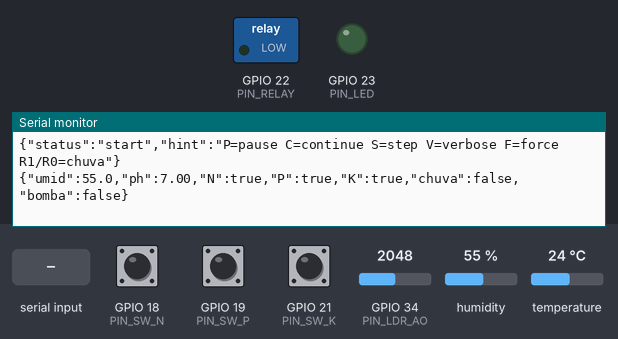
Bench run of a sketch on a simulated ESP32. Shown: switched loads named in the sketch (green lamp = pin HIGH), output pins drawn as LEDs (lit = HIGH), the last lines printed to the serial monitor. Inputs (shaded band) come from the test bench; at power-on: GPIO 18 (PIN_SW_N) HIGH, GPIO 19 (PIN_SW_P) HIGH, GPIO 21 (PIN_SW_K) HIGH, GPIO 34 (PIN_LDR_AO) = 2048, humidity 55 %, temperature 24 °C (analog values on the 0–4095 scale).

Above: at 1.2 s.
1.3 s: GPIO 18 (PIN_SW_N) pulled LOW for 1 s
At 2.3 s:
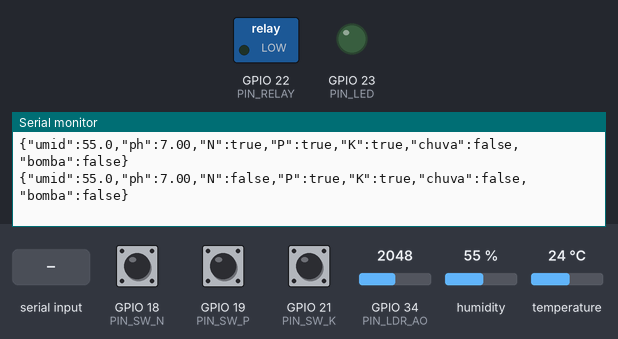
3.8 s: GPIO 19 (PIN_SW_P) pulled LOW for 1 s
At 4.7 s:
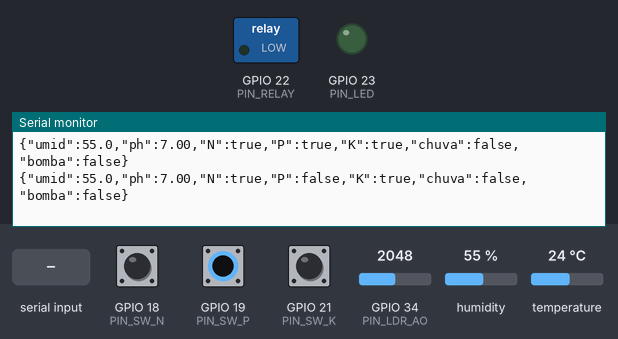
6.3 s: GPIO 21 (PIN_SW_K) pulled LOW for 1 s
At 7.2 s:
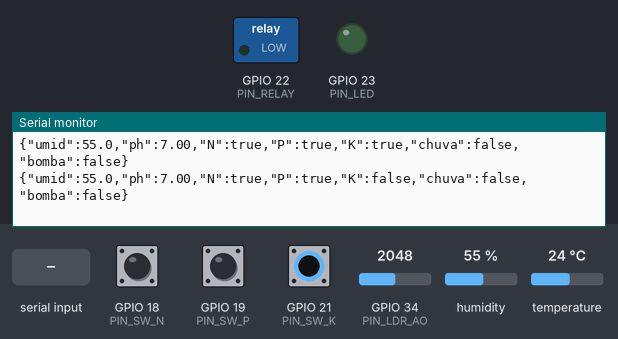
8.8 s: "P" received over Serial
At 10.0 s:
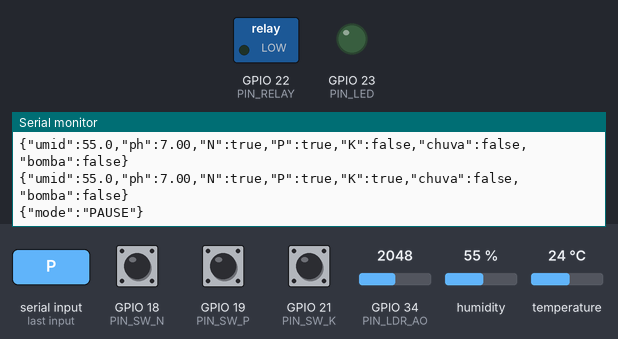
10.3 s: "C" received over Serial
At 11.2 s:
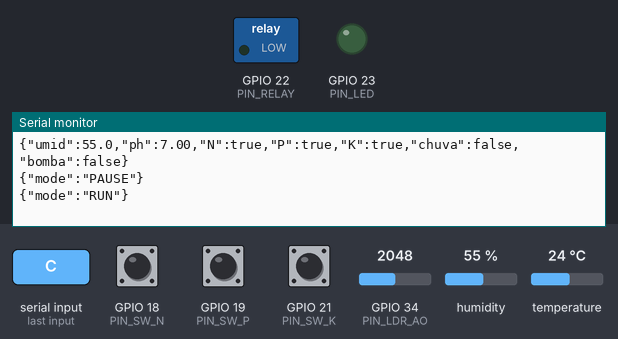
11.8 s: "S" received over Serial
At 12.3 s:
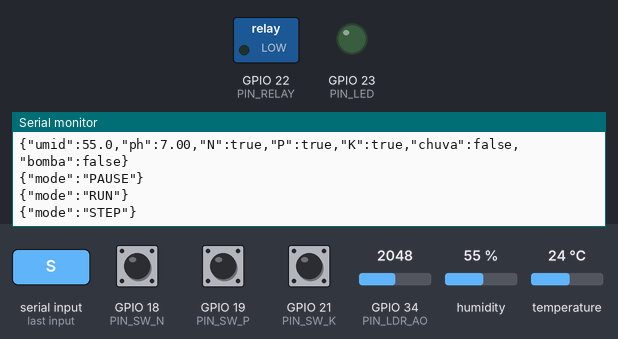

Measured:
- after the input at 1.3 s, the serial monitor: prints a new line after 0.50 s (image 1)
- after the input at 3.8 s, the serial monitor: prints a new line after 0.40 s (image 2)
- after the input at 6.3 s, the serial monitor: prints a new line after 0.30 s (image 3)
- after the input at 8.8 s, the serial monitor: prints a new line at once (image 4)
- after the input at 10.3 s, the serial monitor: prints a new line at once (image 5)
- after the input at 11.8 s, the serial monitor: prints a new line at once (image 6)

The sketch:

prog1.ino
```cpp
/* FarmTech Fase 2 – ESP32 (NPK com SLIDE SWITCH)
 * Pinagem:
 *  DHT22 ............ GPIO15
 *  LDR (AO invertido) ADC34
 *  Switches N,P,K ... GPIO18, 19, 21  (SPDT: COM->GPIO, lado A->3V3, lado B->GND)
 *  RELÉ (bomba) ..... GPIO22
 *  LED indicador .... GPIO23
 */

#include <Arduino.h>
#include <DHT.h>

#define PIN_DHT      15
#define DHTTYPE      DHT22
#define PIN_LDR_AO   34

#define PIN_SW_N     18
#define PIN_SW_P     19
#define PIN_SW_K     21

#define PIN_RELAY    22
#define PIN_LED      23

const bool RELAY_ACTIVE_HIGH = true;

// Alvos (ex.: tomate)
const float PH_MIN  = 6.0;
const float PH_MAX  = 6.8;
const float HUM_ON  = 35.0;  // liga
const float HUM_OFF = 45.0;  // desliga (histerese)

// Ritmos
unsigned long LOOP_MS  = 600;
unsigned long PRINT_MS = 1500;

// Média móvel da umidade
const uint8_t HUM_WINDOW = 5;

DHT dht(PIN_DHT, DHTTYPE);

// Estado
bool bombaLigada = false;
bool previsaoChuva = false;

// Console
bool paused  = false;
bool stepOne = false;
bool verbose = false;

// Média
float humBuf[HUM_WINDOW];
uint8_t humIdx = 0, humCount = 0;

// Últimos valores impressos (print-on-change)
float lastHum = NAN, lastPh = NAN;
bool  lastPump=false, lastRain=false, lastN=false, lastP=false, lastK=false;

static inline float mapf(float x,float in_min,float in_max,float out_min,float out_max){
  return (x - in_min) * (out_max - out_min) / (in_max - in_min) + out_min;
}

float addHumiditySample(float h){
  if (isnan(h)) return NAN;
  humBuf[humIdx] = h;
  humIdx = (humIdx + 1) % HUM_WINDOW;
  if (humCount < HUM_WINDOW) humCount++;
  float sum = 0;
  for (uint8_t i=0;i<humCount;i++) sum += humBuf[i];
  return sum / humCount;
}

void setRelay(bool on){
  if (RELAY_ACTIVE_HIGH) digitalWrite(PIN_RELAY, on ? HIGH : LOW);
  else                   digitalWrite(PIN_RELAY, on ? LOW  : HIGH);
  digitalWrite(PIN_LED, on ? HIGH : LOW);
  bombaLigada = on;
}

void printJSON(float hum, float ph, bool npkN, bool npkP, bool npkK){
  Serial.print("{\"umid\":");
  if (isnan(hum)) Serial.print("null"); else Serial.print(hum,1);
  Serial.print(",\"ph\":");    Serial.print(ph,2);
  Serial.print(",\"N\":");     Serial.print(npkN ? "true":"false");
  Serial.print(",\"P\":");     Serial.print(npkP ? "true":"false");
  Serial.print(",\"K\":");     Serial.print(npkK ? "true":"false");
  Serial.print(",\"chuva\":"); Serial.print(previsaoChuva ? "true":"false");
  Serial.print(",\"bomba\":"); Serial.print(bombaLigada ? "true":"false");
  Serial.println("}");
}

void handleSerial(){
  while (Serial.available()){
    char c = Serial.read();
    if (c=='P'||c=='p'){ paused = true;  Serial.println("{\"mode\":\"PAUSE\"}"); }
    else if (c=='C'||c=='c'){ paused = false; Serial.println("{\"mode\":\"RUN\"}"); }
    else if (c=='S'||c=='s'){ stepOne = true; Serial.println("{\"mode\":\"STEP\"}"); }
    else if (c=='V'||c=='v'){ verbose = !verbose; Serial.print("{\"verbose\":"); Serial.print(verbose?"true":"false"); Serial.println("}"); }
    else if (c=='F'||c=='f'){ lastHum = NAN; lastPh = NAN; } // força imprimir
    else if (c=='R'){ while (!Serial.available()) {} char v = Serial.read(); previsaoChuva = (v=='1'); Serial.print("{\"cmd\":\"previsaoChuva\",\"value\":"); Serial.print(previsaoChuva?"true":"false"); Serial.println("}"); }
  }
}

void setup(){
  Serial.begin(115200);
  dht.begin();

  // Slide switches SPDT: COM -> GPIO, lado A->3V3, lado B->GND
  pinMode(PIN_SW_N, INPUT);   // sem pullup/pulldown, pois chave fornece 3V3/0V
  pinMode(PIN_SW_P, INPUT);
  pinMode(PIN_SW_K, INPUT);

  pinMode(PIN_RELAY, OUTPUT);
  pinMode(PIN_LED, OUTPUT);
  setRelay(false);

  analogReadResolution(12);

  Serial.println("{\"status\":\"start\",\"hint\":\"P=pause C=continue S=step V=verbose F=force R1/R0=chuva\"}");
}

void loop(){
  handleSerial();

  if (paused && !stepOne) return;

  static unsigned long lastLoop = 0;
  unsigned long now = millis();
  if (now - lastLoop < LOOP_MS) return;
  lastLoop = now;
  stepOne = false;

  // --- Leitura NPK: HIGH quando a chave está para o lado do 3V3; LOW quando para o GND
  bool npkN = (digitalRead(PIN_SW_N) == HIGH);
  bool npkP = (digitalRead(PIN_SW_P) == HIGH);
  bool npkK = (digitalRead(PIN_SW_K) == HIGH);

  // --- Sensores
  float h    = dht.readHumidity();
  float hAvg = addHumiditySample(h);
  int   raw  = analogRead(PIN_LDR_AO);

  // Seu módulo AO: escuro->raw alto->pH alto (mapeamento invertido)
  float ph   = mapf(raw, 0, 4095, 14.0, 0.0);
  if (ph < 0) ph = 0; if (ph > 14) ph = 14;

  // --- Regras
  bool humOk = (!isnan(hAvg) && (hAvg < HUM_ON));
  bool phOk  = (ph >= PH_MIN && ph <= PH_MAX);
  bool npkOk = (npkN && npkP && npkK);

  if (!bombaLigada){
    if (humOk && phOk && npkOk && !previsaoChuva) setRelay(true);
  }else{
    if (previsaoChuva || !npkOk || !phOk || isnan(hAvg) || (hAvg > HUM_OFF)) setRelay(false);
  }

  // --- Impressão controlada
  bool changed =
      (isnan(lastHum) != isnan(hAvg)) ||
      (!isnan(hAvg) && !isnan(lastHum) && fabs(hAvg - lastHum) > 0.5) ||
      (fabs(ph - lastPh) > 0.05) ||
      (npkN != lastN) || (npkP != lastP) || (npkK != lastK) ||
      (bombaLigada != lastPump) || (previsaoChuva != lastRain);

  if (verbose){
    static unsigned long lastPrint = 0;
    if (now - lastPrint >= PRINT_MS){
      printJSON(hAvg, ph, npkN, npkP, npkK);
      lastPrint = now;
    }
  }else{
    if (changed){
      printJSON(hAvg, ph, npkN, npkP, npkK);
      lastHum = hAvg; lastPh = ph; lastN = npkN; lastP = npkP; lastK = npkK; lastPump = bombaLigada; lastRain = previsaoChuva;
    }
  }
}
```
